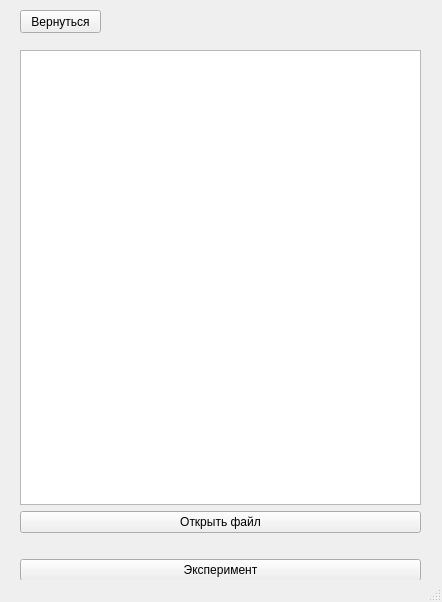
<?xml version="1.0" encoding="UTF-8"?>
<ui version="4.0">
 <class>ExperimentWindow</class>
 <widget class="QMainWindow" name="ExperimentWindow">
  <property name="geometry">
   <rect>
    <x>0</x>
    <y>0</y>
    <width>442</width>
    <height>602</height>
   </rect>
  </property>
  <property name="sizePolicy">
   <sizepolicy hsizetype="Fixed" vsizetype="Fixed">
    <horstretch>0</horstretch>
    <verstretch>0</verstretch>
   </sizepolicy>
  </property>
  <property name="windowTitle">
   <string>Эксперимент</string>
  </property>
  <widget class="QWidget" name="centralwidget">
   <widget class="QPushButton" name="pushButton_back">
    <property name="geometry">
     <rect>
      <x>20</x>
      <y>10</y>
      <width>81</width>
      <height>23</height>
     </rect>
    </property>
    <property name="text">
     <string>Вернуться</string>
    </property>
   </widget>
   <widget class="QWidget" name="layoutWidget">
    <property name="geometry">
     <rect>
      <x>20</x>
      <y>50</y>
      <width>401</width>
      <height>531</height>
     </rect>
    </property>
    <layout class="QVBoxLayout" name="verticalLayout_3">
     <item>
      <layout class="QVBoxLayout" name="verticalLayout_2">
       <item>
        <layout class="QHBoxLayout" name="horizontalLayout"/>
       </item>
      </layout>
     </item>
     <item>
      <layout class="QVBoxLayout" name="verticalLayout">
       <item>
        <widget class="QPlainTextEdit" name="plainTextEdit"/>
       </item>
       <item>
        <widget class="QPushButton" name="pushButton_open">
         <property name="text">
          <string>Открыть файл</string>
         </property>
        </widget>
       </item>
      </layout>
     </item>
     <item>
      <widget class="QLabel" name="label_errFile">
       <property name="text">
        <string/>
       </property>
      </widget>
     </item>
     <item>
      <widget class="QPushButton" name="pushButton_experiment">
       <property name="text">
        <string>Эксперимент</string>
       </property>
      </widget>
     </item>
    </layout>
   </widget>
  </widget>
  <widget class="QStatusBar" name="statusbar"/>
 </widget>
 <resources/>
 <connections/>
</ui>
